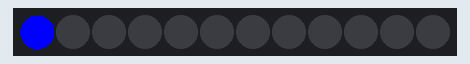
This sketch was run on a simulated Arduino Uno, built with avr-gcc and run on an emulated ATmega328P. Parts: 12 RGB LEDs in strip order, left to right.

Above: at 0.07 s.
At 0.53 s:
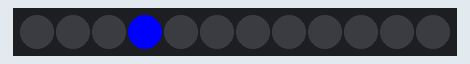
At 1.13 s:
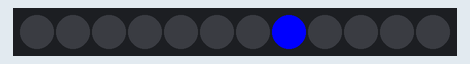
At 1.58 s:
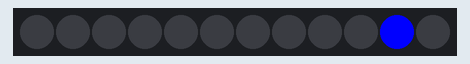
At 2.18 s:
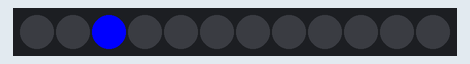

Measured:
- by itself, everything shown: repeats every 1.8 s, in 12 steps

The sketch:

ledtest.ino
```cpp
// https://github.com/FastLED/FastLED/wiki/Basic-usage

#include <FastLED.h>
#define NUM_LEDS 12
#define DATA_PIN 8

CRGB leds[NUM_LEDS];


void setup() {
 FastLED.addLeds<NEOPIXEL, DATA_PIN>(leds, NUM_LEDS); // ansprechen  Neopixel basierter strip
 }

// schreiben der daten "auf den stripe"
// FastLED.show();


void loop() {
        for(int dot = 0; dot < NUM_LEDS; dot++) {
            leds[dot] = CRGB::Blue;
            FastLED.show();
            // clear this led for the next time around the loop
            leds[dot] = CRGB::Black;
            delay(150);
        }
}
```
